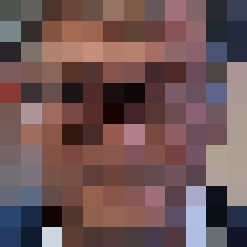
#> input picture images/blur/pixelated.jpg, 247 x 247 px
$ python oval_masking.py
#> lines starting #> are read from the running program, lines starting #| are printed output that depends on the picture; after the words box and inside, x2 and y2 are one past the last pixel; in counts of white or black regions, pixels touching at a corner belong together
import cv2
import numpy as np

# Odbiranje na slika na koja treba da i se najde centarot
circled_image = cv2.imread("images/blur/pixelated.jpg")
#> circled_image is the input picture: shape (247, 247, 3); mean B, G, R 85.3, 84.7, 110.4
circled_gray = cv2.cvtColor(circled_image, cv2.COLOR_BGR2GRAY)
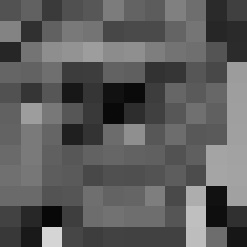
#> circled_gray: shape (247, 247); min 4, max 218, mean 92.4

# Koristenje na momenti za da se najde centarot na slikata
# Vo X i Y se koordinatite na centarot
moment = cv2.moments(circled_gray)
#> moment = moments, m00 5639679, centre m10/m00, m01/m00 = (126.2, 123.2)
X = int(moment["m10"]/moment["m00"])
#> X = 126
Y = int(moment["m01"]/moment["m00"])
#> Y = 123

# Odbiranje na soodveten radius vo odnos na golemina na slika
(h, w) = circled_image.shape[:2]
#> h = 247; w = 247
radius = h/2
#> radius = 123.5

# Kreiranje na crna slika
mask = np.zeros(circled_image.shape[:2], dtype="uint8")
cv2.circle(mask, (X,Y), int(radius), 255, -1)
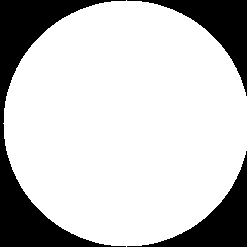
#> mask: shape (247, 247); 77.7% white; 3 black regions, box (x1, y1, x2, y2) and area: (0, 0, 126, 247) 7503, (127, 0, 247, 96) 3049, (127, 151, 247, 247) 3049
masked = cv2.bitwise_and(circled_image, circled_image, mask=mask)
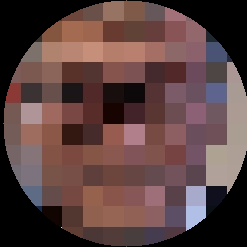
#> masked: shape (247, 247, 3); mean B, G, R 65.3, 66.7, 91.8
cv2.imwrite("images/masks/masked.jpg", masked)

# Izlezni sliki
cv2.imshow("Maska", mask)
cv2.imshow("Maska na slika", masked)
cv2.waitKey(0)
cv2.destroyAllWindows()
